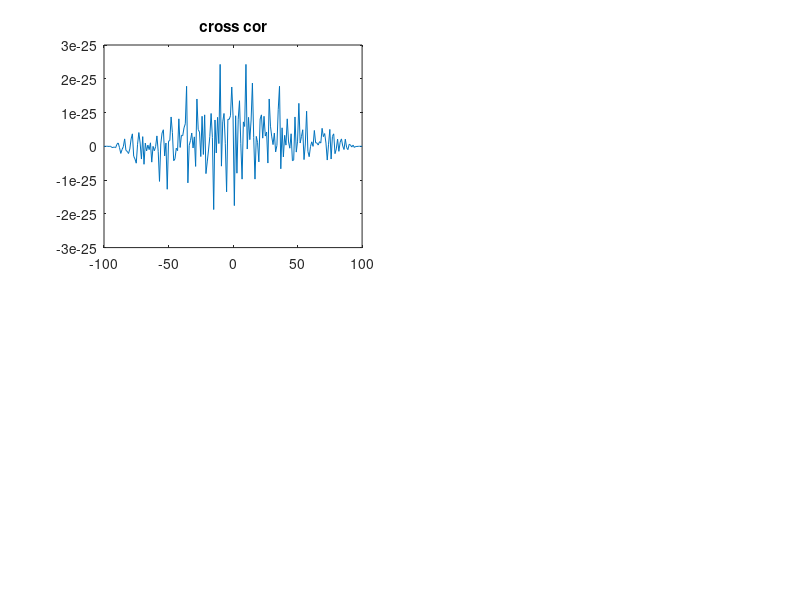

This chart was generated by the following MATLAB code:


a1=5;
f1=50;
t1=0:0.01:1;
x=a1*sin(2*pi*f1*t1);
len=length(x)
a2=10;
f2=100;
t2=0:0.01:1;
y=a2*sin(2*pi*f2*t2);
len2=length(y);
h=flip(y);



for k=1:len+len2-1
  cros(k)=0;
endfor
for k=1:len
  for m=1:len2
    cros(k+m-1)=cros(k+m-1)+x(k)*h(m);
  endfor
endfor

lagval1=((len-1)+(len2-1))/2;
lag=-lagval1:lagval1
subplot(2,2,1);
plot(lag,cros);
title('cross cor');
